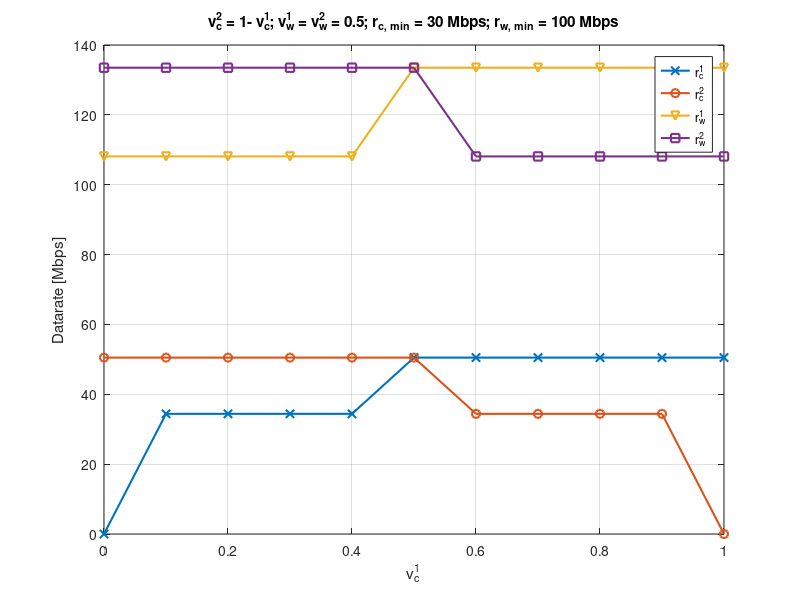

Write the MATLAB code that produced this figure.
clc;
clear all;

%% Data

v_c1 = [0: 0.1: 1];
r_c1 = [0	0.0344	0.0344	0.0344	0.0344	0.0505	0.0505	0.0505	0.0505	0.0505	0.0505];
r_w1 = [0.1081	0.1081	0.1081	0.1081	0.1081	0.1335	0.1335	0.1335	0.1335	0.1335	0.1335];
r_c2 = [0.0505	0.0505	0.0505	0.0505	0.0505	0.0505	0.0344	0.0344	0.0344	0.0344	0];
r_w2 = [0.1335	0.1335	0.1335	0.1335	0.1335	0.1335	0.1081	0.1081	0.1081	0.1081	0.1081];


%% Plot

figure(1)
plot(v_c1, r_c1*1e3, 'x-', 'LineWidth', 1.5)
hold on;
plot(v_c1, r_c2*1e3, 'o-', 'LineWidth', 1.5)
plot(v_c1, r_w1*1e3, 'v-', 'LineWidth', 1.5)
plot(v_c1, r_w2*1e3, 's-', 'LineWidth', 1.5)
grid on;
box on;

xlabel("v_c^1")
ylabel('Datarate [Mbps]')
legend('r_c^1','r_c^2','r_w^1','r_w^2')
title("v_c^2 = 1- v_c^1; v_w^1 = v_w^2 = 0.5; r_{c, min} = 30 Mbps; r_{w, min} = 100 Mbps")








